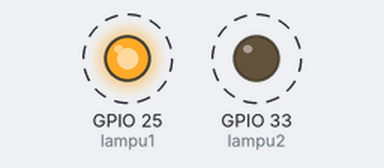
Bench run of a program on a simulated ESP32. Shown: output pins drawn as LEDs (lit = HIGH). Dashed ring = blinking. What the program prints to the serial monitor is not drawn.

Above: at 0.5 s.
Timing chart, 0 to 4.6 s (numbered marks = the images above):
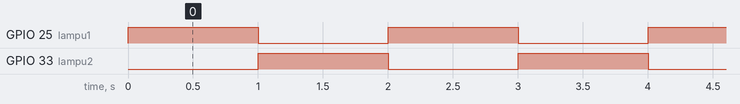

Measured:
- by itself, GPIO 25 (lampu1), GPIO 33 (lampu2): alternates HIGH for 1.0 s and LOW for 1.0 s

The program:

main.cpp
```cpp
#include <Arduino.h>  // Wajib untuk PlatformIO + ESP32

// Deklarasi pin LED
int lampu1 = 25;
int lampu2 = 33;

void setup() {
  Serial.begin(115200);   // Inisialisasi komunikasi Serial
  Serial.println("ESP32 Blinking LED Bergantian");

  // Atur pin sebagai OUTPUT
  pinMode(lampu1, OUTPUT);
  pinMode(lampu2, OUTPUT);
}

void loop() {
  // Nyalakan lampu1, matikan lampu2
  digitalWrite(lampu1, HIGH);
  digitalWrite(lampu2, LOW);
  Serial.println("Lampu 1 ON, Lampu 2 OFF");
  delay(1000); // Tunggu 1 detik

  // Matikan lampu1, nyalakan lampu2
  digitalWrite(lampu1, LOW);
  digitalWrite(lampu2, HIGH);
  Serial.println("Lampu 1 OFF, Lampu 2 ON");
  delay(1000); // Tunggu 1 detik sebelum mengulang
}
```
